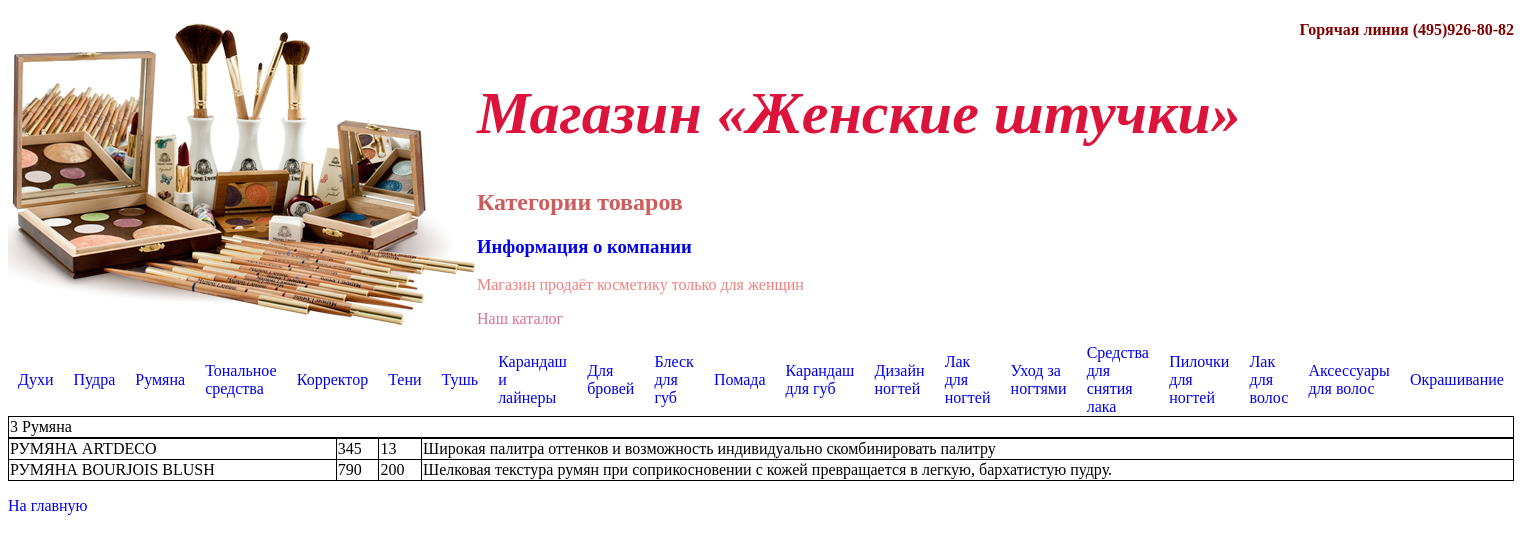
The app's page /315/kategorii_tovarov.php?category=rumayna with its own data.
### tables this page shows
CREATE TABLE IF NOT EXISTS `kategorii_tovarov` (
  `ID` int(10) NOT NULL AUTO_INCREMENT,
  `name` varchar(255) NOT NULL,
  `url` varchar(255) DEFAULT NULL,
  PRIMARY KEY (`ID`),
  UNIQUE KEY `ID` (`ID`,`url`)
);

CREATE TABLE IF NOT EXISTS `tovar` (
  `ID` int(10) NOT NULL AUTO_INCREMENT,
  `ID kategorii` int(10) NOT NULL,
  `name` varchar(255) NOT NULL,
  `price` double NOT NULL,
  `kolichestvo` int(10) NOT NULL,
  `opisanie` varchar(255) NOT NULL,
  PRIMARY KEY (`ID`),
  UNIQUE KEY `ID` (`ID`)
);

### 315/func.php (the view, shortened to what this page needs)
<?php
function get_id_category(){
	$category_url = $_GET["category"];
	$query = "SELECT ID, name FROM kategorii_tovarov WHERE  url = '$category_url'";
	$result = mysql_query($query) or die('Запрос не удался: ' . mysql_error());
		echo "<table>\n";
		echo "\t<tr>\n";
	while ($rows = mysql_fetch_array($result, MYSQL_ASSOC)) {
	    echo "\t\t<td>".$rows["ID"]." ".$rows['name']."</td>\n";
	}
	echo "\t</tr>\n";
	echo "</table>\n";
}
function view_link_category(){
	$query = "SELECT name, url FROM kategorii_tovarov;";
	$result = mysql_query($query) or die('Запрос не удался: ' . mysql_error());
		echo "<table class=\"link\">\n";
		echo "\t<tr>\n";
	while ($rows = mysql_fetch_array($result, MYSQL_ASSOC)) {
	    echo "\t\t<td><a href=?category=".$rows["url"].">".$rows['name']."</a></td>\n";
	}
	echo "\t</tr>\n";
	echo "</table>\n";
}
function view_product(){
	$category_url = $_GET["category"];
	$query = "SELECT  `kategorii_tovarov`.`name` ,  `tovar`.`name` , `price` , `kolichestvo` , `opisanie` FROM  `kategorii_tovarov`
		 LEFT JOIN  `tovar` ON  `kategorii_tovarov`.`ID` =  `tovar`.`ID kategorii`
		WHERE  `kategorii_tovarov`.`url` =  '$category_url'
		ORDER BY  `kategorii_tovarov`.`name`; ";
		$result = mysql_query($query) or die('Запрос не удался: ' . mysql_error());
		echo "<table>\n";
	while ($line = mysql_fetch_array($result, MYSQL_ASSOC)) {
	    echo "\t<tr>\n";
	    foreach ($line as $col_value) {
	        echo "\t\t<td>$col_value</td>\n";
	    }
	    echo "\t</tr>\n";
	}
	echo "</table>\n";
}
?>

### 315/static/css/style.css (style rules this page uses)
table { width: 100%; border-collapse: collapse; }
td, tr { border: 1px solid #000; }
table.link td, table.link tr { border: none; padding: 0 10px; }

### 315/kategorii_tovarov.php (style rules this page uses)
a { text-decoration: none; }

### records on screen
kategorii_tovarov: name "Духи"
kategorii_tovarov: name "Пудра"
kategorii_tovarov: name "Румяна", ID "3", tovar.name "РУМЯНА ARTDECO", tovar.price "345", tovar.kolichestvo "13", tovar.opisanie "Широкая палитра оттенков и возможность индивидуально скомбинировать палитру", tovar.name "РУМЯНА BOURJOIS BLUSH", tovar.price "790", tovar.kolichestvo "200", tovar.opisanie "Шелковая текстура румян при соприкосновении с кожей превращается в легкую, бархатистую пудру."
kategorii_tovarov: name "Тональное средства"
kategorii_tovarov: name "Корректор"
kategorii_tovarov: name "Тени"
kategorii_tovarov: name "Тушь"
kategorii_tovarov: name "Карандаш и лайнеры"
kategorii_tovarov: name "Для бровей"
kategorii_tovarov: name "Блеск для губ"
kategorii_tovarov: name "Помада"
kategorii_tovarov: name "Карандаш для губ"
kategorii_tovarov: name "Дизайн ногтей"
kategorii_tovarov: name "Лак для ногтей"
kategorii_tovarov: name "Уход за ногтями"
kategorii_tovarov: name "Средства для снятия лака"
kategorii_tovarov: name "Пилочки для ногтей"
kategorii_tovarov: name "Лак для волос"
kategorii_tovarov: name "Аксессуары для волос"
kategorii_tovarov: name "Окрашивание"
